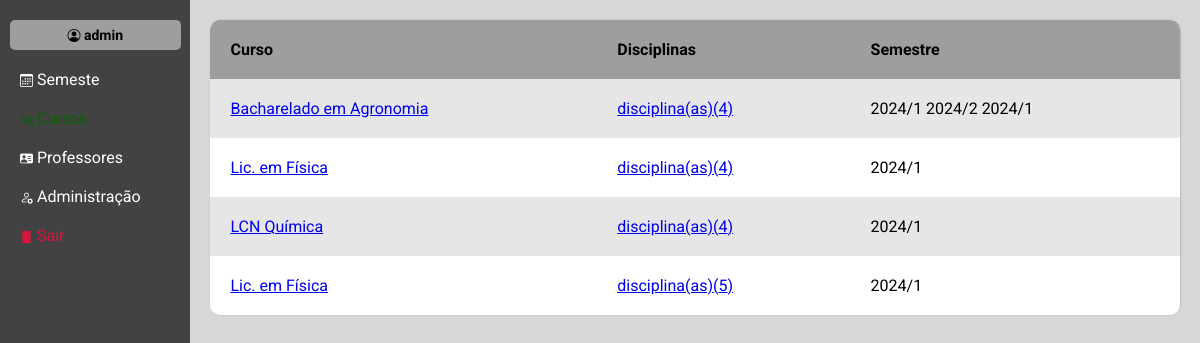
Before: /curso/ (signed in) with the older database file.
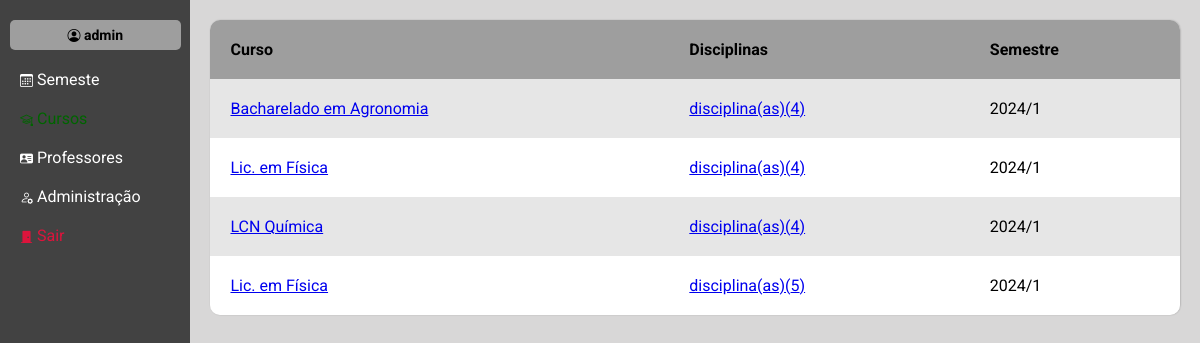
After: the same page with the newer database file.
### core/models.py (models this page shows)
class Curso(models.Model):
    curso = models.CharField(max_length=50)
    def __str__(self) -> str:
        return self.curso

class Semestre(models.Model):
    semestre = models.CharField( max_length=50)
    cursos = models.ManyToManyField(Curso, verbose_name="curso", blank=True)
    status = models.ForeignKey(Status, verbose_name='status', on_delete=models.SET_NULL, null=True, blank=True)
    date_create = models.DateTimeField(default=timezone.now)
    disciplinas = models.ManyToManyField(Disciplina, verbose_name='disciplina', blank=True)
    def __str__(self) -> str:
        return self.semestre

### core/views.py (the view)
# urls.py: path('curso/', views.cursos_list_page, name='cursos'),
@login_required(login_url="/login")
def cursos_list_page(request):
    curso = Curso.objects.all()
    context = {
        'curso': curso
    }
    return render(request, 'curso_list_page.html', context)

### core/templates/curso_list_page.html
{% extends "base.html" %}
{% block conteudo %}
<table>
    <thead>
        <tr>
            <th>Curso</th>
            <th>Disciplinas</th>
            <th>Semestre</th>
        </tr>
    </thead>
    <tbody>
       {% for i in curso %}
       <tr>
            <td>
                <a href="#">{{i}}</a>
            </td>
            <td>
              <a href="#"> disciplina(as)({{i.disciplina_set.all.count}})</a>
            </td>
            <td>
                {% for s in i.semestre_set.all %}
                {{s}}
                {% endfor %}
            </td>
       </tr>
       {% endfor %}
    </tbody>
</table>
{% endblock conteudo %}

Changed rows visible on the page:
removed Semestre: semestre "2024/2", shown under Curso "Bacharelado em Agronomia"
removed Semestre: semestre "2024/1", shown under Curso "Bacharelado em Agronomia"
